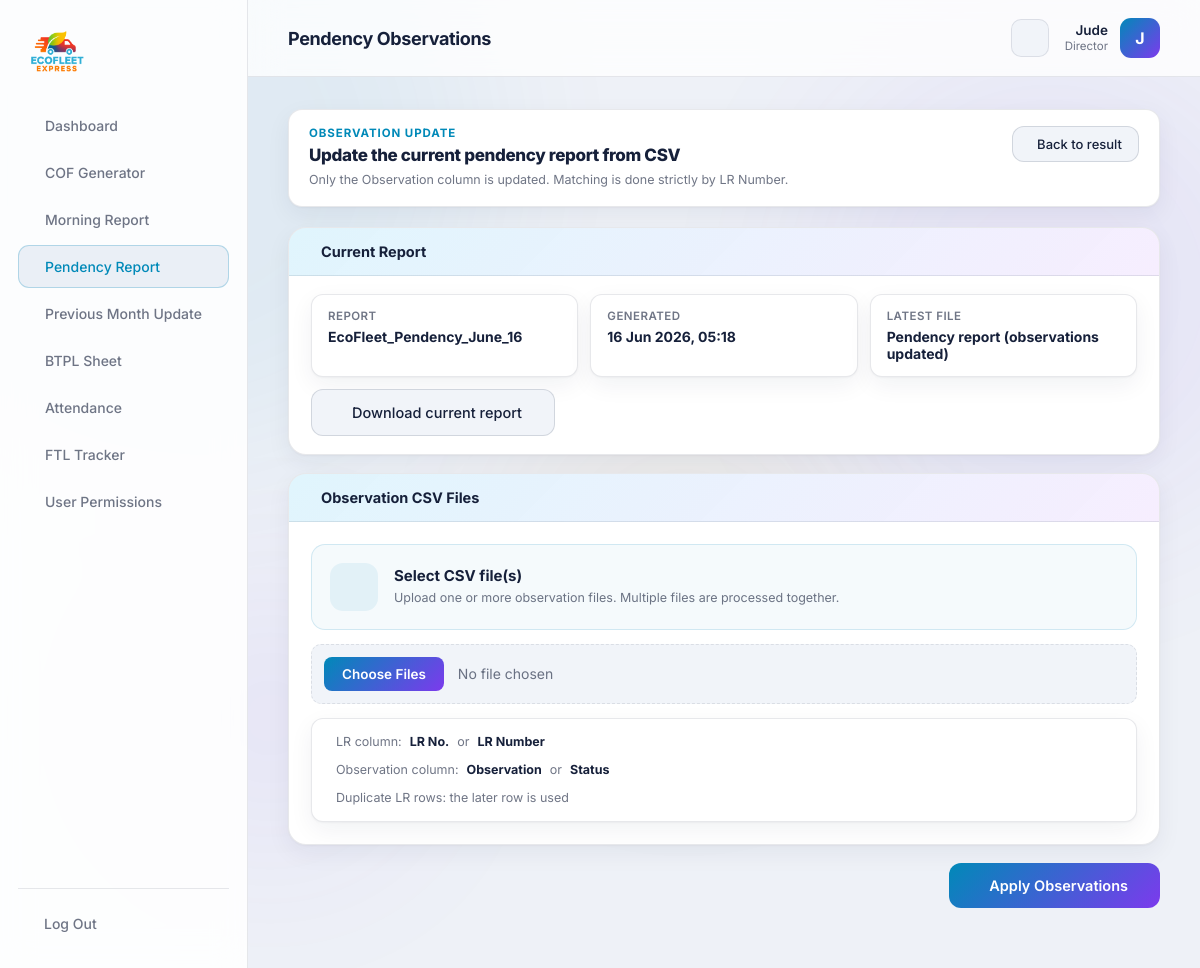
The app's page /portal/pendency/observations/46/ (signed in) with its own data.
### core/models.py (models this page shows, shortened)
class UserProfile(models.Model):
    user = models.OneToOneField(settings.AUTH_USER_MODEL, on_delete=models.CASCADE, related_name='profile')
    role = models.CharField(max_length=50, default='Employee')
    can_use_cof = models.BooleanField(default=True)
    can_use_morning = models.BooleanField(default=True)
    can_use_pendency = models.BooleanField(default=True)
    can_use_prev_month = models.BooleanField(default=True)
    can_use_btpl = models.BooleanField(default=True)
    can_use_attendance = models.BooleanField(default=True)
    can_use_ftl = models.BooleanField(default=True)

class ToolRun(models.Model):
    TOOL_COF = 'COF'
    TOOL_MORNING = 'MORNING'
    TOOL_PENDENCY = 'PENDENCY'
    TOOL_PREV_MONTH = 'PREV_MONTH'
    TOOL_BTPL = 'BTPL'
    TOOL_ATTENDANCE = 'ATTENDANCE'
    TOOL_FTL = 'FTL'
    TOOL_CHOICES = [
        (TOOL_COF, 'COF Generator'),
        (TOOL_MORNING, 'Morning Report'),
        (TOOL_PENDENCY, 'Pendency Report'),
        (TOOL_PREV_MONTH, 'Previous Month Update'),
        (TOOL_BTPL, 'BTPL Sheet'),
        (TOOL_ATTENDANCE, 'Attendance Tracker'),
        (TOOL_FTL, 'FTL Tracker'),
    ]
    STATUS_SUCCESS = 'SUCCESS'
    STATUS_FAILED = 'FAILED'
    STATUS_CHOICES = [
        (STATUS_SUCCESS, 'Success'),
        (STATUS_FAILED, 'Failed'),
    ]
    user = models.ForeignKey(
        settings.AUTH_USER_MODEL,
        on_delete=models.SET_NULL,
        null=True, blank=True,
        related_name='tool_runs',
    )
    tool = models.CharField(max_length=20, choices=TOOL_CHOICES)
    status = models.CharField(max_length=10, choices=STATUS_CHOICES, default=STATUS_SUCCESS)
    reference = models.CharField(max_length=120, blank=True)   # e.g. COF number
    detail = models.TextField(blank=True)
    output_file = models.FileField(upload_to='tool_outputs/%Y/%m/', blank=True, null=True)
    created_at = models.DateTimeField(auto_now_add=True)
    class Meta:
        ordering = ['-created_at']

class ToolRunFile(models.Model):
    run = models.ForeignKey(ToolRun, on_delete=models.CASCADE, related_name='files')
    label = models.CharField(max_length=80)
    file = models.FileField(upload_to='tool_outputs/%Y/%m/')
    download_name = models.CharField(max_length=255, blank=True)  # user-facing filename
    created_at = models.DateTimeField(auto_now_add=True)
    class Meta:
        ordering = ['id']

### core/views/pendency.py (the view, shortened to what this page needs)
@staff_required
@tool_permission_required('pendency')
def pendency_observations(request, pk):
    run = get_object_or_404(
        ToolRun.objects.prefetch_related('files'),
        pk=pk, tool=ToolRun.TOOL_PENDENCY, status=ToolRun.STATUS_SUCCESS)
    current = run.files.last()  # newest report (original, or a prior override)
    if not current or not current.file:
        raise Http404("No pendency report file to enrich.")
    return render(request, 'core/portal/pendency_observations.html', {
        'active': 'pendency', 'run': run, 'current': current,
        'preview': _pendency_preview(current),
        'all_lrs': _get_all_lrs_from_workbook(current),
    })

### core/views/pendency.py (called while the page is built, shortened)
def _read_file_bytes(tool_file):
    f = tool_file.file
    f.open('rb')
    try:
        return f.read()
    finally:
        f.close()

def _pendency_preview(tool_file, max_rows=15):
    try:
        data = _read_file_bytes(tool_file)
        xls = pd.ExcelFile(io.BytesIO(data))
    except Exception:
        return []

def _get_all_lrs_from_workbook(tool_file):
    try:
        data = _read_file_bytes(tool_file)
        xls = pd.ExcelFile(io.BytesIO(data))
    except Exception:
        return {}

### templates/core/portal/pendency_observations.html (shortened to what this page needs)
{% extends 'core/portal/base.html' %}
{% block heading %}Pendency Observations{% endblock %}
{% block content %}
<div class="cof-topbar observe-topbar">
  <div>
    <div class="observe-kicker">Observation update</div>
    <div class="observe-title">Update the current pendency report from CSV</div>
    <span class="cof-meta observe-meta">Only the Observation column is updated. Matching is done strictly by LR Number.</span>
  </div>
  <div class="cof-topbar-actions">
    <a href="{% url 'tool_result' run.pk %}" class="btn-secondary cof-history-link">
       Back to result
    </a>
  </div>
</div>
<div class="cof-section">
  <div class="cof-section-head"> Current Report</div>
  <div class="observe-summary">
    <div class="observe-summary-item">
      <span>Report</span>
      <strong>{{ run.reference|default:"Pendency report" }}</strong>
    </div>
    <div class="observe-summary-item">
      <span>Generated</span>
      <strong>{{ run.created_at|date:"d M Y, H:i" }}</strong>
    </div>
    <div class="observe-summary-item">
      <span>Latest file</span>
      <strong>{{ current.label }}</strong>
    </div>
    <a href="{% url 'download_file' current.id %}" class="btn-secondary observe-download">
       Download current report
    </a>
  </div>
</div>
<form method="post" class="cof-form" enctype="multipart/form-data" novalidate>
  <div class="cof-section">
    <div class="cof-section-head"> Observation CSV Files</div>
    <div class="observe-upload">
      <label class="observe-file-label" for="id_observation_files">
        <span class="observe-file-icon"></span>
        <span>
          <strong>Select CSV file(s)</strong>
          <small>Upload one or more observation files. Multiple files are processed together.</small>
        </span>
      </label>
      <input id="id_observation_files" type="file" name="observation_files" class="portal-file" accept=".csv" multiple required>
      <div class="observe-requirements">
        <div> LR column: <strong>LR No.</strong> or <strong>LR Number</strong></div>
        <div> Observation column: <strong>Observation</strong> or <strong>Status</strong></div>
        <div> Duplicate LR rows: the later row is used</div>
      </div>
    </div>
  </div>
  <div class="cof-actions observe-form-actions">
    <button type="submit" class="btn-primary"> Apply Observations</button>
  </div>
</form>
{% endblock %}

### templates/core/portal/base.html (shortened to what this page needs)
{% load static %}
<!DOCTYPE html>
<html lang="en">
<head>
    <link rel="stylesheet" href="https://cdn.jsdelivr.net/npm/@tabler/icons-webfont@latest/tabler-icons.min.css" />
    <link rel="stylesheet" href="{% static 'css/main.css' %}" />
    <link rel="stylesheet" href="{% static 'css/portal.css' %}" />
</head>
<body class="portal-body">
<div class="orbs">
    <div class="orb orb3"></div><div class="orb orb4"></div>
</div>
<aside class="portal-sidebar" id="portalSidebar">
    <a href="{% url 'home' %}" class="portal-logo">
        <img src="{% static 'images/logo.png' %}" alt="EcoFleet Express" />
    </a>
    <nav class="portal-nav">
        <a href="{% url 'dashboard' %}" class="{% if active == 'dashboard' %}active{% endif %}"> Dashboard</a>
        {% if request.user.profile.can_use_cof %}
        <a href="{% url 'cof_generator' %}" class="{% if active == 'cof' %}active{% endif %}"> COF Generator</a>
        {% endif %}
        {% if request.user.profile.can_use_morning %}
        <a href="{% url 'morning_report' %}" class="{% if active == 'morning' %}active{% endif %}"> Morning Report</a>
        {% endif %}
        {% if request.user.profile.can_use_pendency %}
        <a href="{% url 'pendency_report' %}" class="{% if active == 'pendency' %}active{% endif %}"> Pendency Report</a>
        {% endif %}
        {% if request.user.profile.can_use_prev_month %}
        <a href="{% url 'prev_month_update' %}" class="{% if active == 'prev_month' %}active{% endif %}"> Previous Month Update</a>
        {% endif %}
        {% if request.user.profile.can_use_btpl %}
        <a href="{% url 'btpl_sheet' %}" class="{% if active == 'btpl' %}active{% endif %}"> BTPL Sheet</a>
        {% endif %}
        {% if request.user.profile.can_use_attendance %}
        <a href="{% url 'attendance_sheet' %}" class="{% if active == 'attendance' %}active{% endif %}"> Attendance</a>
        {% endif %}
        {% if request.user.profile.can_use_ftl %}
        <a href="{% url 'ftl_sheet' %}" class="{% if active == 'ftl' %}active{% endif %}"> FTL Tracker</a>
        {% endif %}
        {% if request.user.profile.role == 'Director' %}
        <a href="{% url 'portal_users' %}" class="{% if active == 'users' %}active{% endif %}"> User Permissions</a>
        {% endif %}
    </nav>
    <div class="portal-sidebar-foot">
        <a href="{% url 'portal_logout' %}" class="portal-logout"> Log Out</a>
    </div>
</aside>
<div class="portal-main">
    <header class="portal-topbar">
        <div class="portal-topbar-title">{% block heading %}{% endblock %}</div>
        <button class="theme-toggle" id="themeToggle" type="button" aria-label="Toggle light theme" title="Toggle theme">
        </button>
        <div class="portal-user">
            <div class="portal-user-meta">
            <span class="portal-user-name">{{ request.user.first_name|default:request.user.username }}</span>
            <span class="portal-user-role">{{ request.user.profile.role|default:"Employee" }}</span>
          </div>
          <div class="portal-avatar">{{ request.user.username|slice:":1"|upper }}</div>
        </div>
    </header>
      <main class="portal-content">
        {% block content %}{% endblock %}
      </main>
    </div>
</body>
</html>

### static/css/main.css (style rules this page uses)
*, *::before, *::after { margin: 0; padding: 0; box-sizing: border-box; }
:root { --cyan: #00AEEF; --purple: #a855f7; --orange: #F7941D; --red: #ED1C24; --bg: #0a0e1a; --text: #e8eaf6; --muted: rgba(232,234,246,0.45); --hint: rgba(232,234,246,0.28); --surface-1: rgba(255,255,255,0.03); --surface-2: rgba(255,255,255,0.05); --surface-3: rgba(255,255,255,0.06); --surface-hover: rgba(255,255,255,0.08); --surface: var(--surface-1); --border: rgba(255,255,255,0.08); --border-strong: rgba(255,255,255,0.12); --border-hover: rgba(255,255,255,0.15); --glass: rgba(10,14,26,0.65); --glass-strong: rgba(10,14,26,0.85); --glass-solid: rgba(10,14,26,0.96); --popover: rgba(15,22,41,0.95); --select-bg: #0a0e1a; --success: #22c55e; --success-bg: rgba(34,197,94,0.12); --danger: #ff6b6b; --shadow-card: none; --input-scheme: dark; }
[data-theme="light"] { --cyan: #0089b8; --purple: #7c3aed; --orange: #c2710a; --red: #dc2626; --bg: #eef1f7; --text: #16203a; --muted: rgba(22,32,58,0.62); --hint: rgba(22,32,58,0.45); --surface-1: #ffffff; --surface-2: #f1f4f9; --surface-3: #eaeff6; --surface-hover: #e3e9f3; --surface: var(--surface-1); --border: rgba(20,32,60,0.10); --border-strong: rgba(20,32,60,0.14); --border-hover: rgba(20,32,60,0.22); --glass: rgba(255,255,255,0.78); --glass-strong: rgba(255,255,255,0.88); --glass-solid: rgba(248,250,253,0.97); --popover: rgba(255,255,255,0.96); --select-bg: #ffffff; --success: #15803d; --success-bg: rgba(21,128,61,0.10); --danger: #dc2626; --shadow-card: 0 1px 2px rgba(20,32,60,0.04), 0 8px 24px rgba(20,32,60,0.06); --shadow-hover: 8px 16px 40px rgba(20,32,60,0.14); --input-scheme: light; --orb-opacity: 0.06; }
html, body { font-family: 'Inter', sans-serif; background: var(--bg); color: var(--text); min-height: 100vh; scroll-behavior: smooth; transition: background-color 0.3s ease, color 0.3s ease; }
.theme-toggle { display: inline-flex; align-items: center; justify-content: center; width: 38px; height: 38px; flex-shrink: 0; border-radius: 10px; background: var(--surface-2); border: 1px solid var(--border); color: var(--text); font-size: 18px; cursor: pointer; transition: background 0.2s, border-color 0.2s, color 0.2s, transform 0.2s; }
.orbs { position: fixed; inset: 0; pointer-events: none; z-index: 0; overflow: hidden; }
.orb { position: absolute; border-radius: 50%; filter: blur(90px); opacity: var(--orb-opacity, 0.15); }
.orb4 { width: 300px; height: 300px; background: var(--purple); bottom: 100px; left: 10%; }
.btn-primary { background: linear-gradient(135deg, var(--cyan), var(--purple)); border: none; border-radius: 12px; padding: 14px 32px; color: #fff; font-size: 14.5px; font-weight: 600; cursor: pointer; font-family: inherit; display: flex; align-items: center; gap: 8px; transition: opacity 0.2s, transform 0.2s; text-decoration: none; }
.btn-secondary { background: var(--surface-2); border: 1px solid var(--border-strong); border-radius: 12px; padding: 14px 32px; color: var(--text); font-size: 14.5px; font-weight: 500; cursor: pointer; font-family: inherit; display: inline-flex; align-items: center; justify-content: center; gap: 8px; text-decoration: none; transition: background 0.2s, border-color 0.2s, color 0.2s, transform 0.2s; }
.cta-btn, .btn-primary, .btn-secondary, .track-btn, .contact-submit { transition: all 0.2s cubic-bezier(0.16, 1, 0.3, 1); }

### records on screen
ToolRun: reference "EcoFleet_Pendency_June_16", created_at "16 Jun 2026, 05:18"
ToolRunFile: label "Pendency report (observations updated)"

### other values on screen
{{ request.user.first_name|default:request.user.username }} "Jude"
{{ request.user.profile.role|default:"Employee" }} "Director"
{{ request.user.username|slice:":1"|upper }} "J"
